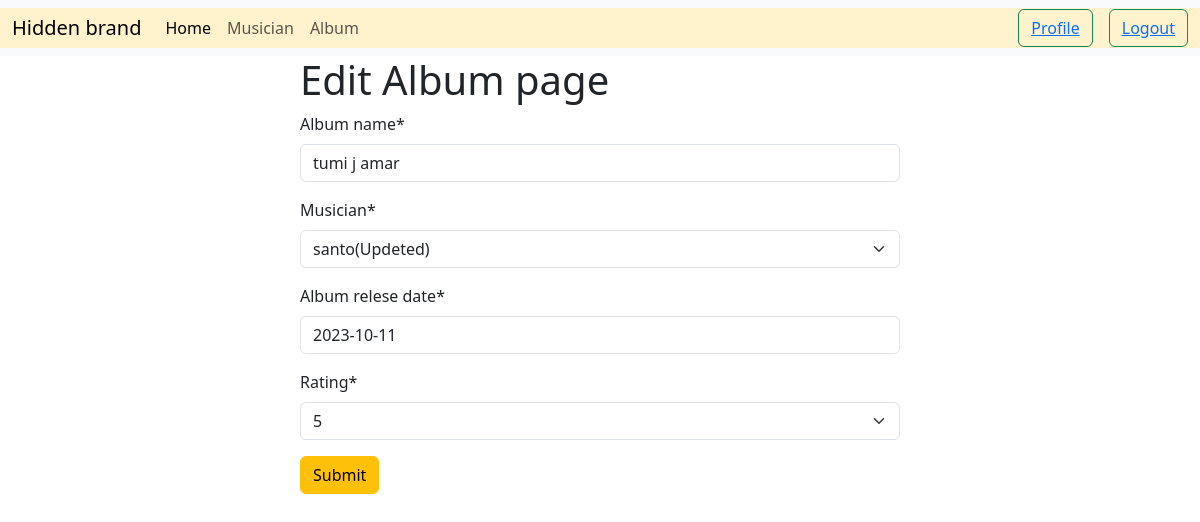
Screenshot of /album/edit/7/ (signed in) with the database file from the repository.
### album/models.py (models this page shows, shortened)
class Album(models.Model):
    album_name = models.CharField(max_length=100)
    musician=models.ForeignKey(Musician,on_delete=models.CASCADE)
    album_relese_date = models.DateField()
    rating_choices = (
    ('1', '1'),
    ('2', '2'),
    ('3', '3'),
    ('4', '4'),
    ('5', '5'),
    )
    rating = models.CharField(max_length=100, choices=rating_choices)

### album/views.py (the view)
# urls.py: path('edit/<int:id>/',views.edit_album_view.as_view(), name='edit_album'),
@method_decorator(login_required,name='dispatch')
class edit_album_view(UpdateView):
    model = models.Album
    form_class = forms.AlbumForm
    template_name='album.html'
    pk_url_kwarg='id'
    success_url=reverse_lazy('home')
    def get_context_data(self, **kwargs):
        context=super().get_context_data(**kwargs)
        context['type']='Edit'
        return context

### album/forms.py
class AlbumForm(forms.ModelForm):
    class Meta:
        model=Album
        fields='__all__'

### musician/models.py (called while the page is built)
    def __str__(self):
        return self.first_name

### album/templates/album.html (shortened to what this page needs)
{% extends "base.html" %}
{% load crispy_forms_tags %}
{% block content %}
<form method="post" style='width:50%; margin:auto '>
    <h1>{{type}} Album page</h1>
    {{form | crispy }}
<button class="btn btn-warning">Submit</button>
</form>
{% endblock  %}

### rows the page displays
Album: album_name "tumi j amar", musician "santo(Updeted)", album_relese_date "2023-10-11", rating "5"

### other values shown
{{ type }} "Edit"
